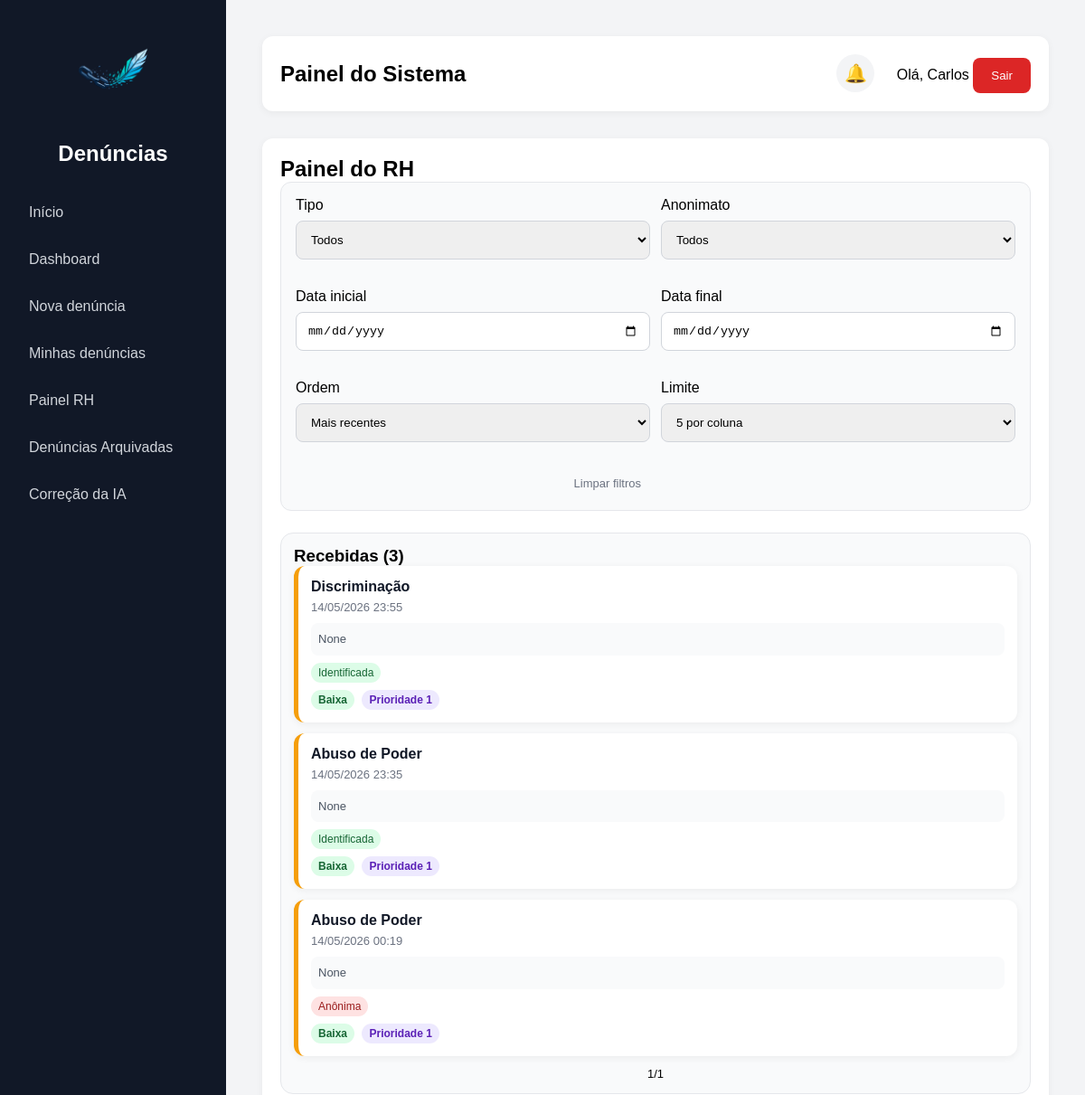
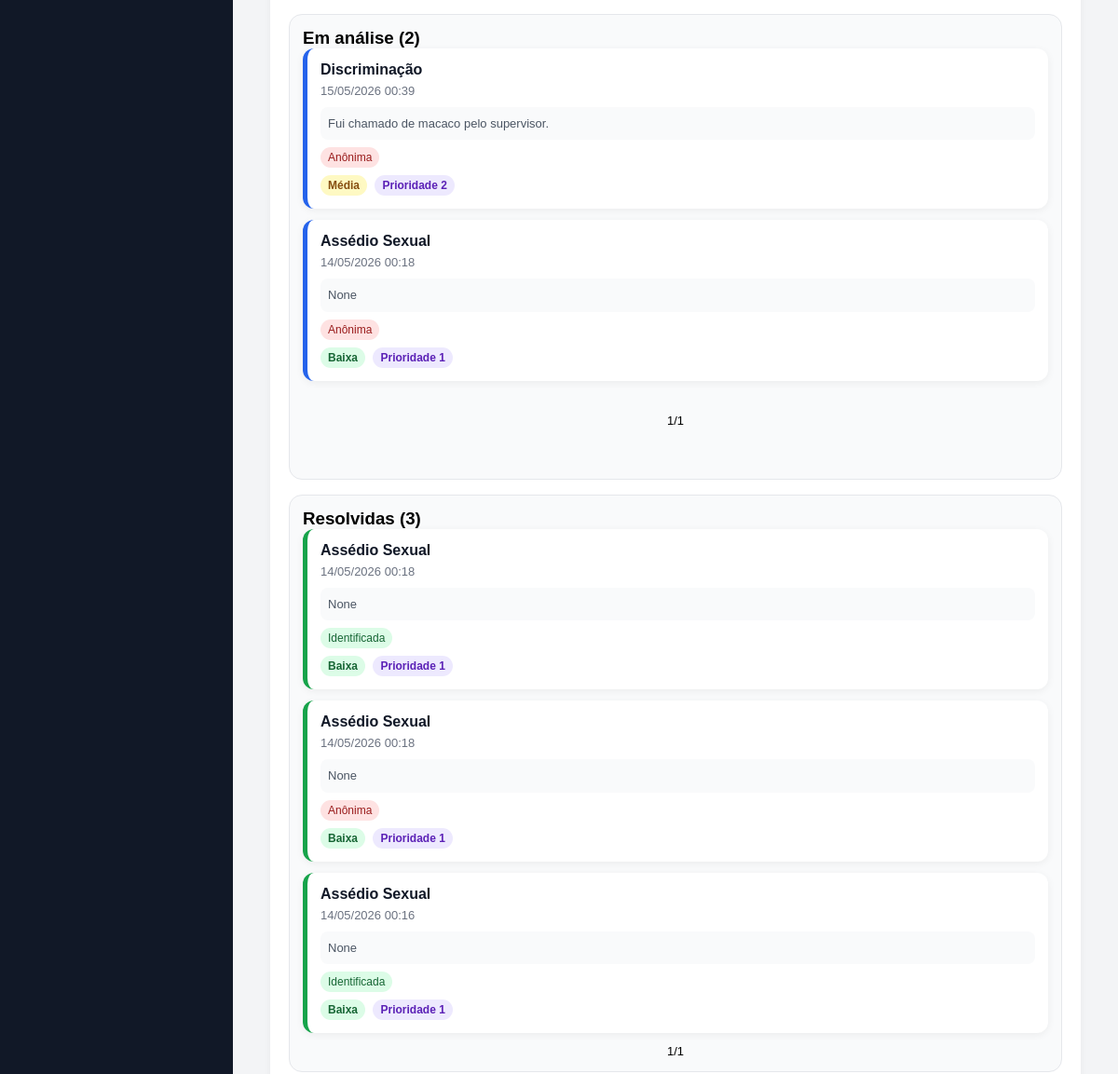
Page /painel-rh/ (signed in, upper part) on the earlier database version (2 pictures, top to bottom).
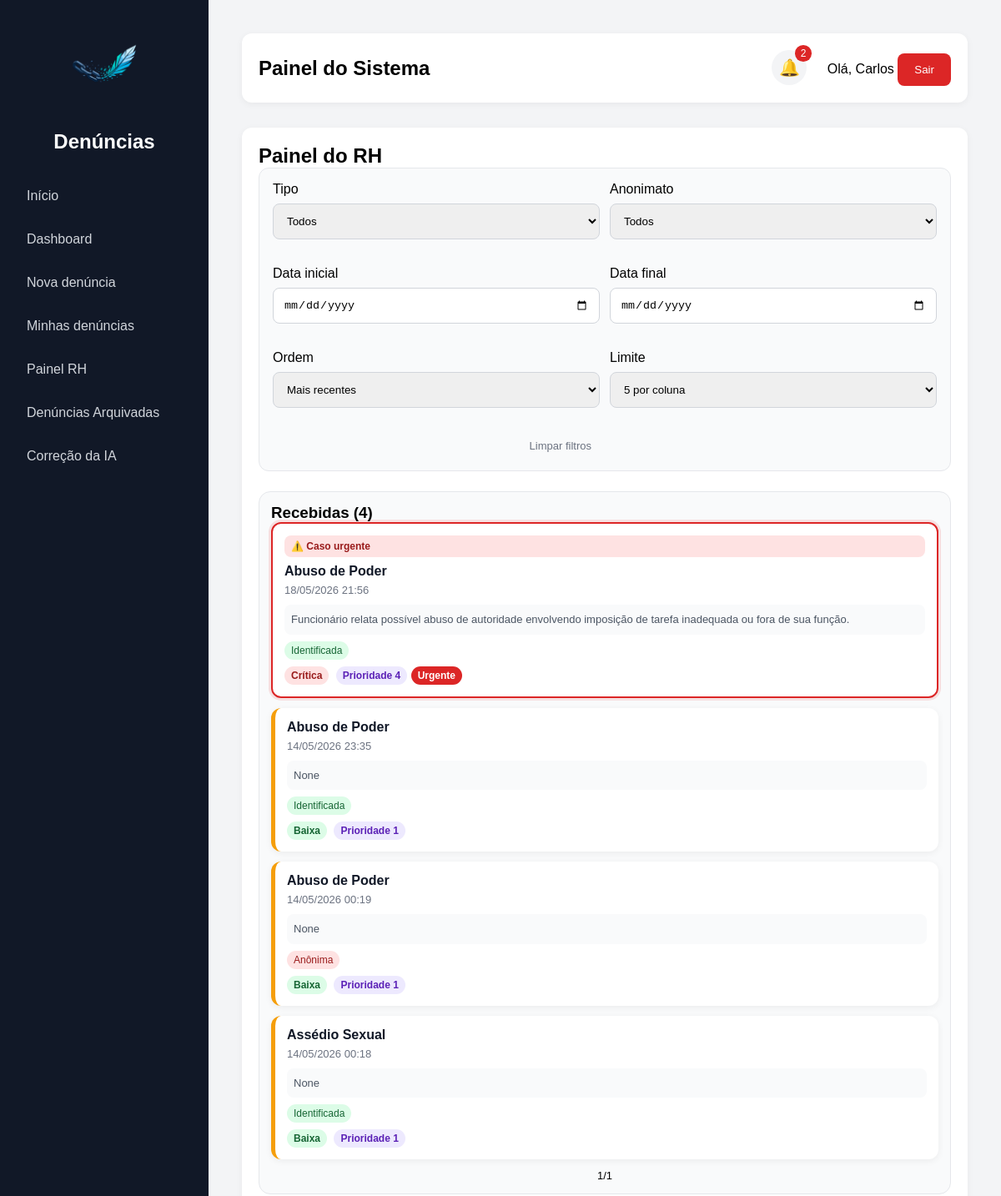
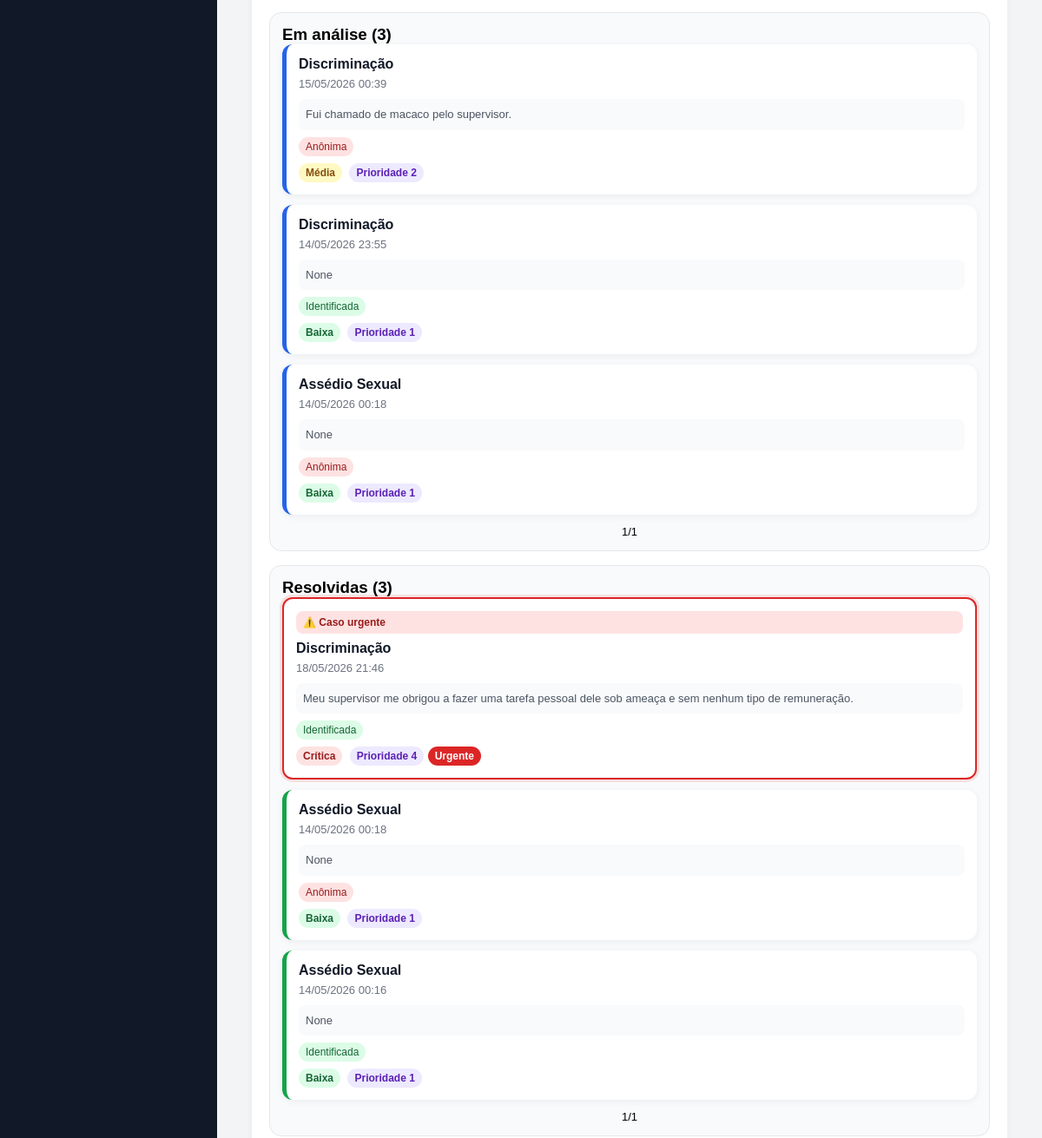
Same page on the later database version (2 pictures, top to bottom).
### denuncias/models.py (models this page shows, shortened)
class Denuncia(models.Model):
    TIPOS = [
    ('moral', 'Assédio Moral'),
    ('sexual', 'Assédio Sexual'),
    ('abuso', 'Abuso de Poder'),
    ('discriminacao', 'Discriminação'),
    ('ameaca', 'Ameaça'),
    ('violencia', 'Violência'),
    ('outros', 'Outros'),
    ]
    STATUS = [
        ("recebida", "Recebida"),
        ("analise", "Em análise"),
        ("resolvida", "Resolvida"),
    ]
    GRAVIDADES = [
    ('baixa', 'Baixa'),
    ('media', 'Média'),
    ('alta', 'Alta'),
    ('critica', 'Crítica'),
]
    usuario = models.ForeignKey(User, on_delete=models.SET_NULL, null=True, blank=True)
    descricao = models.TextField()
    tipo = models.CharField(max_length=20, choices=TIPOS)
    anonima = models.BooleanField(default=False)
    status = models.CharField(max_length=20, choices=STATUS, default="recebida")
    gravidade = models.CharField(
    max_length=20,
    choices=GRAVIDADES,
    default='baixa'
)
    urgente = models.BooleanField(default=False)
    prioridade_ia = models.IntegerField(default=1)
    resumo_ia = models.TextField(blank=True, null=True)
    data_criacao = models.DateTimeField(auto_now_add=True)
    arquivada = models.BooleanField(default=False)
    data_arquivamento = models.DateTimeField(null=True, blank=True)
    resposta_rh = models.TextField(blank=True, null=True)
    setor = models.ForeignKey(Setor, on_delete=models.SET_NULL, null=True, blank=True)
    exibir_setor = models.BooleanField(default=True)
    link_anexo = models.URLField(blank=True, null=True)

### denuncias/views.py (the view, shortened to what this page needs)
# urls.py: path('painel-rh/', painel_rh, name='painel_rh'),
@login_required
def painel_rh(request, denuncia_id=None):
    from django.utils import timezone
    from datetime import timedelta
    limite_arquivamento = timezone.now() - timedelta(days=30)
    Denuncia.objects.filter(
        status='resolvida',
        arquivada=False,
        data_criacao__lte=limite_arquivamento
    ).update(
        arquivada=True,
        data_arquivamento=timezone.now()
    )
    eh_rh = request.user.groups.filter(name="RH").exists()
    eh_admin = request.user.groups.filter(name="Administrador").exists()
    eh_superuser = request.user.is_superuser
    if not (eh_rh or eh_admin or eh_superuser):
        return redirect("home")
    tipo = request.GET.get("tipo")
    anonima = request.GET.get("anonima")
    data_inicio = request.GET.get("data_inicio")
    data_fim = request.GET.get("data_fim")
    ordem = request.GET.get("ordem", "recentes")
    limite = request.GET.get("limite", 5)
    try:
        limite = int(limite)
    except ValueError:
        limite = 5
    denuncias_base = Denuncia.objects.filter(arquivada=False)
    if tipo:
        denuncias_base = denuncias_base.filter(tipo=tipo)
    if anonima == "sim":
        denuncias_base = denuncias_base.filter(anonima=True)
    if anonima == "nao":
        denuncias_base = denuncias_base.filter(anonima=False)
    if data_inicio:
        denuncias_base = denuncias_base.filter(data_criacao__date__gte=data_inicio)
    if data_fim:
        denuncias_base = denuncias_base.filter(data_criacao__date__lte=data_fim)
    if ordem == 'antigas':
        denuncias_base = denuncias_base.order_by(
            '-prioridade_ia',
            'data_criacao'
        )
    else:
        denuncias_base = denuncias_base.order_by(
            '-prioridade_ia',
            '-data_criacao'
        )
    recebidas_lista = denuncias_base.filter(status="recebida")
    analise_lista = denuncias_base.filter(status="analise")
    resolvidas_lista = denuncias_base.filter(status="resolvida")
    denuncias_recebidas = Paginator(recebidas_lista, limite).get_page(
        request.GET.get("page_recebidas")
    )
    denuncias_analise = Paginator(analise_lista, limite).get_page(
        request.GET.get("page_analise")
    )
    denuncias_resolvidas = Paginator(resolvidas_lista, limite).get_page(
        request.GET.get("page_resolvidas")
    )
    denuncia_selecionada = None
    form = None
    return render(
        request,
        "denuncias/painel_rh.html",
        {
            "denuncias_recebidas": denuncias_recebidas,
            "denuncias_analise": denuncias_analise,
            "denuncias_resolvidas": denuncias_resolvidas,
            "denuncia_selecionada": denuncia_selecionada,
            "form": form,
            "tipo_filtro": tipo,
            "anonima_filtro": anonima,
            "data_inicio": data_inicio,
            "data_fim": data_fim,
            "ordem": ordem,
            "limite": limite,
        },
    )

### denuncias/context_processors.py (called while the page is built, shortened)
def grupos_usuario(request):
    notificacoes = Notificacao.objects.filter(
        usuario=request.user
    ).order_by('-data_criacao')[:5]
    total_nao_lidas = Notificacao.objects.filter(
        usuario=request.user,
        lida=False
    ).count()
    return {
        'ui_rh': request.user.groups.filter(name='RH').exists(),
        'ui_admin': request.user.groups.filter(name='Administrador').exists() or request.user.is_superuser,
        'notificacoes': notificacoes,
        'total_nao_lidas': total_nao_lidas,
    }

### denuncias/templates/denuncias/painel_rh.html (shortened to what the changed rows need)
{% extends 'base.html' %}
{% block content %}
<h2>Painel do RH</h2>
<div class="kanban-layout">
    <div class="kanban-board">
        <div class="kanban-column"
     data-status="recebida">
            <h3>Recebidas ({{ denuncias_recebidas.paginator.count }})</h3>
            <div class="kanban-cards">
            {% for d in denuncias_recebidas %}
            <a href="/painel-rh/{{ d.id }}/"
   draggable="true"
   data-id="{{ d.id }}" class="kanban-card card-recebida {% if d.urgente %}card-urgente{% endif %}">
                <strong>{{ d.get_tipo_display }}</strong>
                <div class="kanban-meta">{{ d.data_criacao|date:"d/m/Y H:i" }}</div>
                <div class="kanban-resumo">
    {{ d.resumo_ia|truncatechars:120 }}
</div>
                {% if d.anonima %}
                <span class="badge badge-anonima">Anônima</span>
                {% else %}
                <span class="badge badge-identificada">Identificada</span>
                {% endif %}
                <br>
<span class="badge-gravidade gravidade-{{ d.gravidade }}">
    {{ d.get_gravidade_display }}
</span>
<span class="badge-prioridade">
    Prioridade {{ d.prioridade_ia }}
</span>
{% if d.urgente %}
    <span class="badge-urgente">
        Urgente
    </span>
{% endif %}
            </a>
            {% empty %}
            <p class="empty-column">Nenhuma denúncia recebida.</p>
            {% endfor %}
            </div>
            <div class="paginacao">
                <span>{{ denuncias_recebidas.number }}/{{ denuncias_recebidas.paginator.num_pages }}</span>
            </div>
        </div>
        <div class="kanban-column"
     data-status="analise">
            <h3>Em análise ({{ denuncias_analise.paginator.count }})</h3>
            <div class="kanban-cards">
            {% for d in denuncias_analise %}
           <a href="/painel-rh/{{ d.id }}/"
   draggable="true"
   data-id="{{ d.id }}" class="kanban-card card-analise{% if d.urgente %}card-urgente{% endif %}">
                <strong>{{ d.get_tipo_display }}</strong>
                <div class="kanban-meta">{{ d.data_criacao|date:"d/m/Y H:i" }}</div>
                <div class="kanban-resumo">
    {{ d.resumo_ia|truncatechars:120 }}
</div>
                {% if d.anonima %}
                <span class="badge badge-anonima">Anônima</span>
                {% else %}
                <span class="badge badge-identificada">Identificada</span>
                {% endif %}
                <br>
<span class="badge-gravidade gravidade-{{ d.gravidade }}">
    {{ d.get_gravidade_display }}
</span>
<span class="badge-prioridade">
    Prioridade {{ d.prioridade_ia }}
</span>
            </a>
            {% empty %}
            <p class="empty-column">Nenhuma denúncia em análise.</p>
            {% endfor %}
           </div>
            <div class="paginacao">
                <span>{{ denuncias_analise.number }}/{{ denuncias_analise.paginator.num_pages }}</span>
            </div>
        </div>
        <div class="kanban-column"
     data-status="resolvida">
            <div class="kanban-cards">
            {% for d in denuncias_resolvidas %}
           <a href="/painel-rh/{{ d.id }}/"
   draggable="true"
   data-id="{{ d.id }}" class="kanban-card card-resolvida {% if d.urgente %}card-urgente{% endif %}">
                <strong>{{ d.get_tipo_display }}</strong>
                <div class="kanban-meta">{{ d.data_criacao|date:"d/m/Y H:i" }}</div>
                <div class="kanban-resumo">
    {{ d.resumo_ia|truncatechars:120 }}
</div>
                {% if d.anonima %}
                <span class="badge badge-anonima">Anônima</span>
                {% else %}
                <span class="badge badge-identificada">Identificada</span>
                {% endif %}
                <br>
<span class="badge-gravidade gravidade-{{ d.gravidade }}">
    {{ d.get_gravidade_display }}
</span>
<span class="badge-prioridade">
    Prioridade {{ d.prioridade_ia }}
</span>
{% if d.urgente %}
    <span class="badge-urgente">
        Urgente
    </span>
{% endif %}
            </a>
            {% empty %}
            <p class="empty-column">Nenhuma denúncia resolvida.</p>
            {% endfor %}
        </div>
        </div>
    </div>
</div>
{% endblock %}

### denuncias/templates/base.html (shortened to what this page needs)
<!DOCTYPE html>
<html lang="pt-br">
<head>
</head>
<body>
    <aside>
        <div class="logo-box">
            <img src="/static/img/logo.png" alt="Logo do sistema" class="logo-sistema">
            <h2>Denúncias</h2>
        </div>
        <a href="/">Início</a>
        {% if user.is_authenticated %}
            <a href="/dashboard/">Dashboard</a>
            <a href="/denuncia/">Nova denúncia</a>
            <a href="/minhas-denuncias/">Minhas denúncias</a>
            {% if ui_rh or ui_admin %}
                <a href="/painel-rh/">Painel RH</a>
                <a href="/denuncias-arquivadas/">Denúncias Arquivadas</a>
                <a href="/feedback-ia/">Correção da IA</a>
            {% endif %}
        {% else %}
            <a href="/login/">Entrar</a>
        {% endif %}
    </aside>
    <main>
        <div class="topbar">
            <div>
                <h2>Painel do Sistema</h2>
            </div>
            <div>
                {% if user.is_authenticated %}
                    <div class="notification-wrapper">
                        <button type="button" class="notification-bell" onclick="toggleNotifications()">
                            🔔
                            {% if total_nao_lidas > 0 %}
                                <span class="notification-count">
                                    {{ total_nao_lidas }}
                                </span>
                            {% endif %}
                        </button>
                    </div>
                    <span>Olá, {{ user.username }}</span>
                    <form method="post" action="/logout/" style="display:inline;">
                        <button class="logout-btn" type="submit">Sair</button>
                    </form>
                {% endif %}
            </div>
        </div>
        <div class="card">
            {% block content %}
            {% endblock %}
        </div>
    </main>
</body>
</html>

Differences in the rows shown:
added Denuncia: tipo "Abuso de Poder", data_criacao "18/05/2026 21:56", resumo_ia "Funcionário relata possível abuso de autoridade envolvendo imposição de tarefa inadequada ou fora de sua função.", anonima "Identificada", gravidade "Crítica", prioridade_ia "4", urgente "Urgente", shown under "Recebidas (4)"
changed Denuncia (number 4 of 10 on the later page): moves from the list under "Resolvidas (3)" to the list under "Recebidas (4)"
changed Denuncia (number 6 of 10 on the later page): moves from the list under "Recebidas (3)" to the list under "Em análise (3)"
added Denuncia: tipo "Discriminação", data_criacao "18/05/2026 21:46", resumo_ia "Meu supervisor me obrigou a fazer uma tarefa pessoal dele sob ameaça e sem nenhum tipo de remuneração.", anonima "Identificada", gravidade "Crítica", prioridade_ia "4", urgente "Urgente", shown under "Resolvidas (3)"
Other differences:
{{ total_nao_lidas }}: (not shown) → "2"
{{ denuncias_recebidas.paginator.count }}: "3" → "4"
{{ denuncias_analise.paginator.count }}: "2" → "3"
